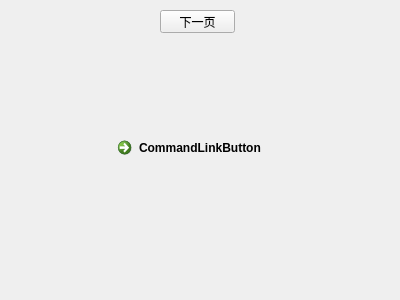
<?xml version="1.0" encoding="UTF-8"?>
<ui version="4.0">
 <class>Widget</class>
 <widget class="QWidget" name="Widget">
  <property name="geometry">
   <rect>
    <x>0</x>
    <y>0</y>
    <width>400</width>
    <height>300</height>
   </rect>
  </property>
  <property name="windowTitle">
   <string>Widget</string>
  </property>
  <widget class="QStackedWidget" name="stackedWidget">
   <property name="geometry">
    <rect>
     <x>40</x>
     <y>60</y>
     <width>301</width>
     <height>211</height>
    </rect>
   </property>
   <property name="currentIndex">
    <number>2</number>
   </property>
   <widget class="QWidget" name="page">
    <widget class="QPushButton" name="pushButton">
     <property name="geometry">
      <rect>
       <x>20</x>
       <y>60</y>
       <width>75</width>
       <height>23</height>
      </rect>
     </property>
     <property name="text">
      <string>PushButton</string>
     </property>
    </widget>
    <widget class="QPushButton" name="pushButton_2">
     <property name="geometry">
      <rect>
       <x>160</x>
       <y>70</y>
       <width>75</width>
       <height>23</height>
      </rect>
     </property>
     <property name="text">
      <string>PushButton</string>
     </property>
    </widget>
   </widget>
   <widget class="QWidget" name="page_2">
    <widget class="QRadioButton" name="radioButton">
     <property name="geometry">
      <rect>
       <x>40</x>
       <y>60</y>
       <width>89</width>
       <height>16</height>
      </rect>
     </property>
     <property name="text">
      <string>RadioButton</string>
     </property>
    </widget>
    <widget class="QRadioButton" name="radioButton_2">
     <property name="geometry">
      <rect>
       <x>170</x>
       <y>60</y>
       <width>89</width>
       <height>16</height>
      </rect>
     </property>
     <property name="text">
      <string>RadioButton</string>
     </property>
    </widget>
   </widget>
   <widget class="QWidget" name="page_3">
    <widget class="QCommandLinkButton" name="commandLinkButton">
     <property name="geometry">
      <rect>
       <x>70</x>
       <y>70</y>
       <width>172</width>
       <height>41</height>
      </rect>
     </property>
     <property name="text">
      <string>CommandLinkButton</string>
     </property>
    </widget>
   </widget>
  </widget>
  <widget class="QPushButton" name="pushButton_3">
   <property name="geometry">
    <rect>
     <x>160</x>
     <y>10</y>
     <width>75</width>
     <height>23</height>
    </rect>
   </property>
   <property name="text">
    <string>下一页</string>
   </property>
  </widget>
 </widget>
 <layoutdefault spacing="6" margin="11"/>
 <resources/>
 <connections/>
</ui>
